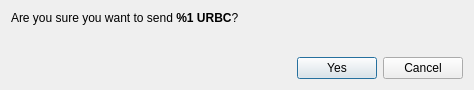
<?xml version="1.0" encoding="UTF-8"?>
<ui version="4.0">
 <class>ConfirmSendDialog</class>
 <widget class="QDialog" name="ConfirmSendDialog">
  <property name="windowModality">
   <enum>Qt::ApplicationModal</enum>
  </property>
  <property name="geometry">
   <rect>
    <x>0</x>
    <y>0</y>
    <width>474</width>
    <height>90</height>
   </rect>
  </property>
  <property name="windowTitle">
   <string>Confirm sending %1 URBC</string>
  </property>
  <layout class="QVBoxLayout" name="verticalLayout">
   <item>
    <layout class="QVBoxLayout" name="verticalLayout_2">
     <item>
      <widget class="QLabel" name="m_confirmLabel">
       <property name="text">
        <string>&lt;html&gt;&lt;head/&gt;&lt;body&gt;&lt;p&gt;Are you sure you want to send &lt;strong&gt;%1 URBC&lt;/strong&gt;?&lt;/p&gt;&lt;/body&gt;&lt;/html&gt;</string>
       </property>
       <property name="textFormat">
        <enum>Qt::RichText</enum>
       </property>
      </widget>
     </item>
     <item>
      <widget class="QLabel" name="m_paymentIdLabel">
       <property name="text">
        <string/>
       </property>
       <property name="textFormat">
        <enum>Qt::RichText</enum>
       </property>
      </widget>
     </item>
    </layout>
   </item>
   <item>
    <spacer name="verticalSpacer">
     <property name="orientation">
      <enum>Qt::Vertical</enum>
     </property>
     <property name="sizeHint" stdset="0">
      <size>
       <width>20</width>
       <height>40</height>
      </size>
     </property>
    </spacer>
   </item>
   <item>
    <layout class="QHBoxLayout" name="horizontalLayout_2">
     <item>
      <spacer name="horizontalSpacer">
       <property name="orientation">
        <enum>Qt::Horizontal</enum>
       </property>
       <property name="sizeHint" stdset="0">
        <size>
         <width>40</width>
         <height>20</height>
        </size>
       </property>
      </spacer>
     </item>
     <item>
      <widget class="QPushButton" name="m_okButton">
       <property name="text">
        <string>Yes</string>
       </property>
       <property name="icon">
        <iconset resource="../../resources.qrc">
         <normaloff>:/icons/transaction</normaloff>:/icons/transaction</iconset>
       </property>
      </widget>
     </item>
     <item>
      <widget class="QPushButton" name="m_cancelButton">
       <property name="text">
        <string>Cancel</string>
       </property>
       <property name="icon">
        <iconset resource="../../resources.qrc">
         <normaloff>:/icons/cancel</normaloff>:/icons/cancel</iconset>
       </property>
      </widget>
     </item>
    </layout>
   </item>
  </layout>
 </widget>
 <resources>
  <include location="../../resources.qrc"/>
 </resources>
 <connections>
  <connection>
   <sender>m_okButton</sender>
   <signal>clicked()</signal>
   <receiver>ConfirmSendDialog</receiver>
   <slot>accept()</slot>
   <hints>
    <hint type="sourcelabel">
     <x>500</x>
     <y>62</y>
    </hint>
    <hint type="destinationlabel">
     <x>276</x>
     <y>44</y>
    </hint>
   </hints>
  </connection>
  <connection>
   <sender>m_cancelButton</sender>
   <signal>clicked()</signal>
   <receiver>ConfirmSendDialog</receiver>
   <slot>reject()</slot>
   <hints>
    <hint type="sourcelabel">
     <x>417</x>
     <y>62</y>
    </hint>
    <hint type="destinationlabel">
     <x>276</x>
     <y>44</y>
    </hint>
   </hints>
  </connection>
 </connections>
</ui>
